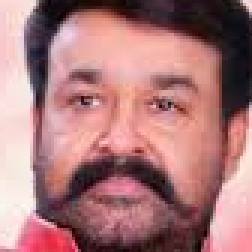
#> input picture dataset/mohanlal/mohanlal118.png, 84 x 84 px, found by its file name (shown 3 times larger)
$ python app.py
#> lines starting #> are read from the running program, lines starting #| are printed output that depends on the picture

import numpy as np
import cv2 as cv
import matplotlib.pyplot as plt
import os
import random
import pickle

dict=r'/home/user/mywork/dl/dataset'
cat=['mohanlal','mammooty']
data=[]
img_size=224
for category in cat:
    folder= os.path.join(dict,category)
    for img in os.listdir(folder):
        img_path=os.path.join(folder,img)
        label=cat.index(category)
        img_arry=cv.imread(img_path,cv.IMREAD_GRAYSCALE)
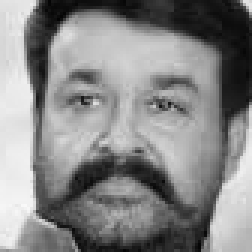
#> img_arry: shape (84, 84) (shown 3 times larger); min 3, max 249, mean 134.8
        img_arry=cv.resize(img_arry,(img_size,img_size))
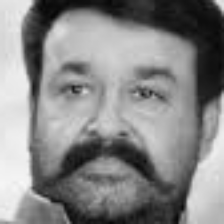
#> img_arry: shape (224, 224); min 6, max 248, mean 134.7
        data.append([img_arry,label])
#> pass 2 of the loop `for category in cat:`:
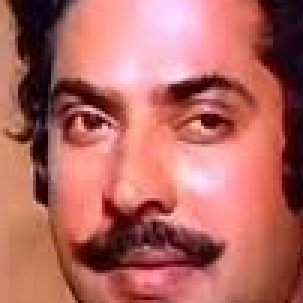
#> input picture dataset/mammooty/mammooty10.png, 101 x 101 px, found by its file name (shown 3 times larger)
#> `img_arry=cv.imread(img_path,cv.IMREAD_GRAYSCALE)`:
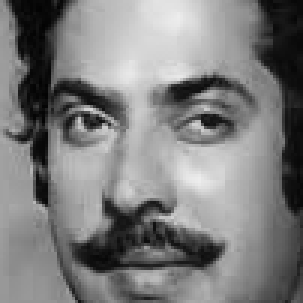
#> img_arry: shape (101, 101) (shown 3 times larger); min 3, max 237, mean 125.4
#> `img_arry=cv.resize(img_arry,(img_size,img_size))`:
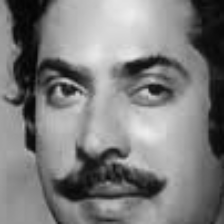
#> img_arry: shape (224, 224); min 3, max 237, mean 125.3
random.shuffle(data)
# to shuffle the data
X = []
y = []

for features, label in data:
    X.append(features)
    y.append(label)
#> this loop made 2 passes
#> label on passes 1 to 2: 0, 1
#> after the loop, X = 2 items; y = [0, 1]
X = np.array(X)
y = np.array(y)
X = pickle.dump(X,open('X.pkl', 'wb'))
y = pickle.dump(y,open('y.pkl', 'wb'))

# storing the data in a pickle file
